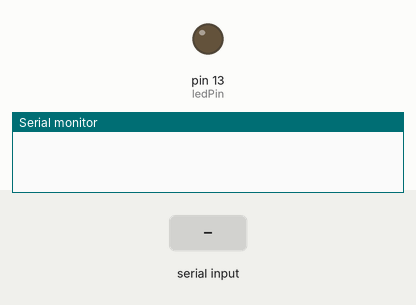
The sketch below on a simulated Arduino Uno, built with avr-gcc and run on an emulated ATmega328P. On the bench: output pins drawn as LEDs (lit = HIGH), the last lines printed to the serial monitor. Inputs (shaded band) come from the test bench.

Above: at 1.2 s.
1.3 s: "1" received over Serial
At 2.4 s:
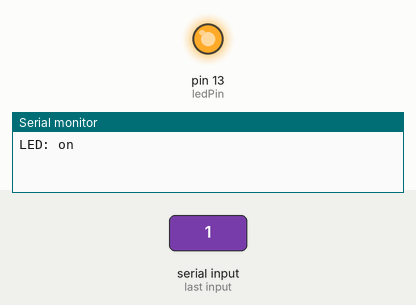
2.8 s: "0" received over Serial
At 3.6 s:
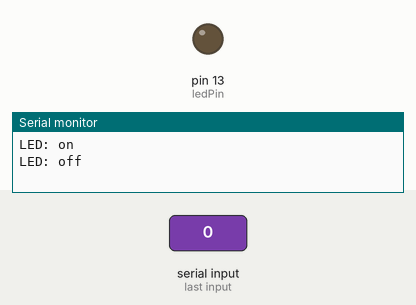
Timing chart, 0 to 5.8 s (numbered marks = the images above; inputs shaded):
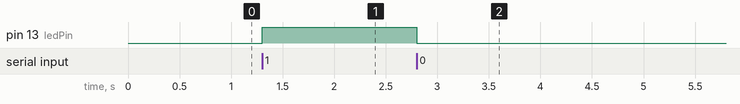

Measured:
- after the input at 1.3 s, pin 13 (ledPin): LOW → HIGH at once
- after the input at 2.8 s, pin 13 (ledPin): HIGH → LOW at once

The sketch:

bluetoothModuleTest.ino
```cpp
#define ledPin 13
int state = 0;
int flag = 0;

void setup() {
  // put your setup code here, to run once:
  pinMode(ledPin, OUTPUT);
  digitalWrite(ledPin, LOW);
  Serial.begin(9600);
}

void loop() {
  // put your main code here, to run repeatedly:
  if(Serial.available()){
    state = Serial.read();
  }

  if(state == '0'){
    digitalWrite(ledPin, LOW);
    if(flag == 0){
      Serial.println("LED: off");
      state = 0;
    }
  }
  else if(state == '1'){
    digitalWrite(ledPin, HIGH);
    if(flag == 0){
      Serial.println("LED: on");
      state = 0;
    }
  }
}
```
